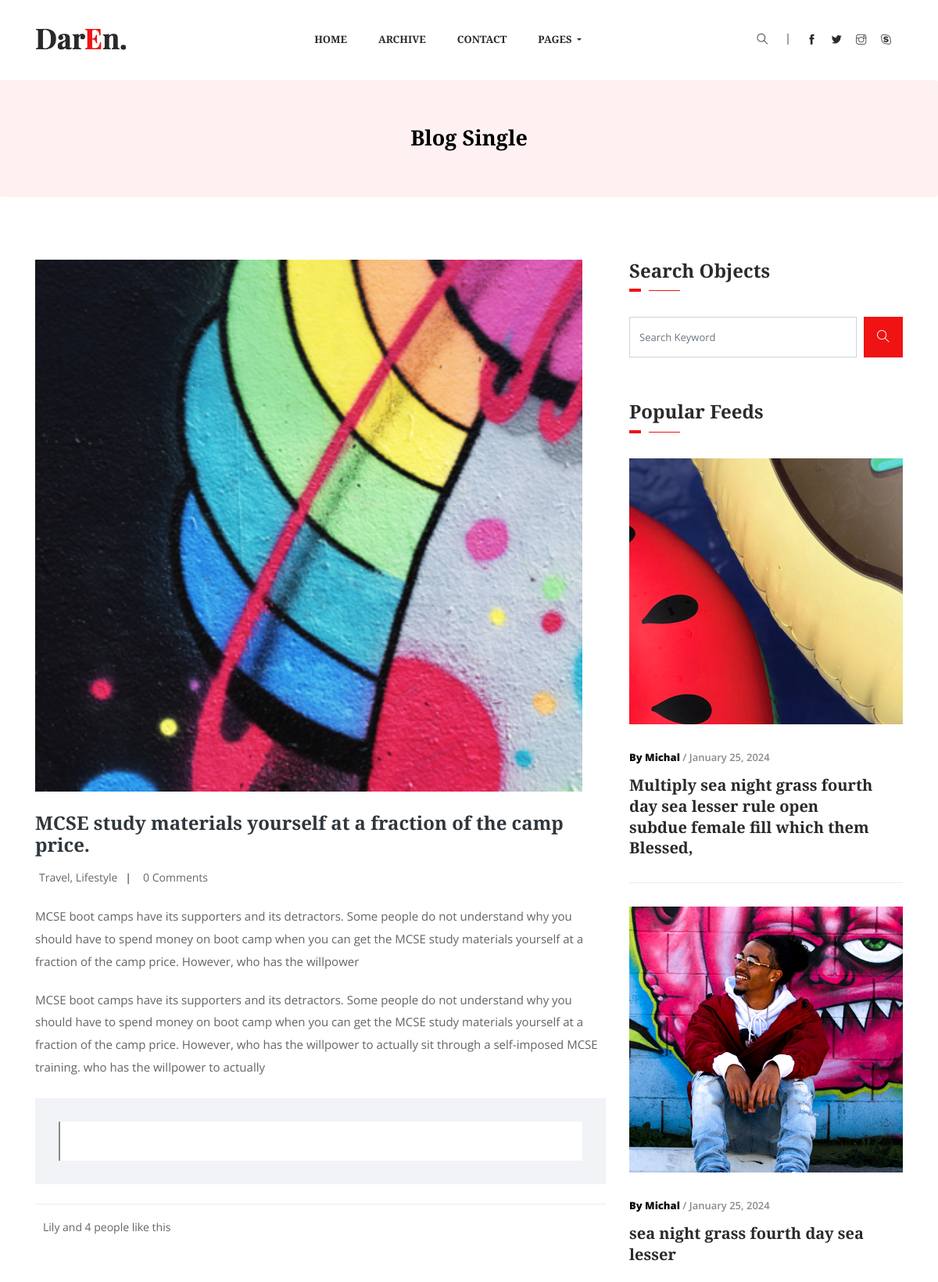
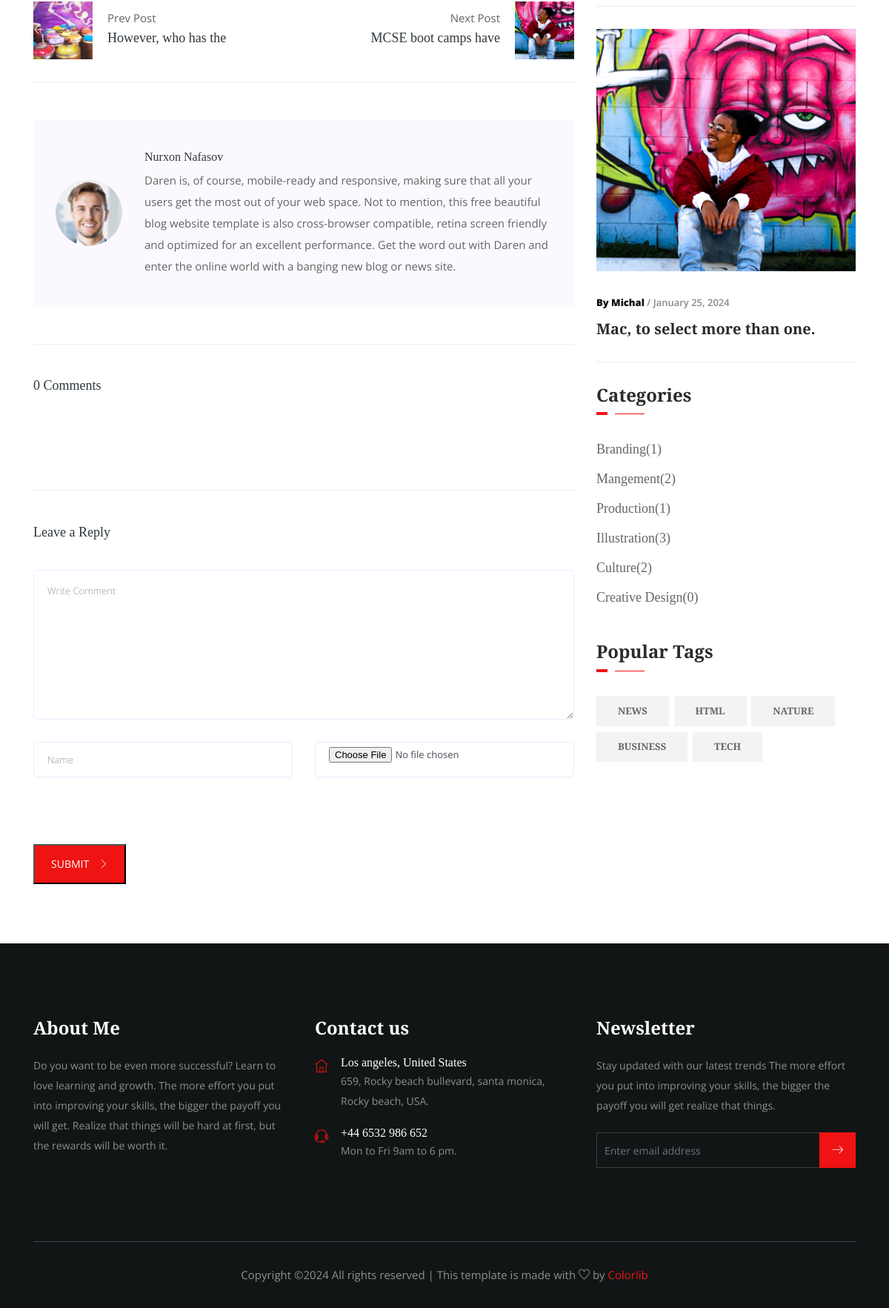
The page /article/detail/mcse-study-materials-yourself-at-a-fraction-of-the-camp-price-2024-01-23/ on the database its author committed (2 pictures, top to bottom).
### article/models.py (models this page shows, shortened)
class Article(models.Model):
    category = models.ForeignKey(Category, on_delete=models.SET_NULL, null=True, blank=True)
    author = models.ForeignKey(Author, on_delete=models.SET_NULL, null=True, blank=True)
    tags = models.ManyToManyField(Tags, )
    title = models.CharField(max_length=255)
    slug = models.SlugField(editable=True, )
    image = models.ImageField(upload_to='articles/', )
    modified_date = models.DateTimeField(auto_now=True)
    created_date = models.DateTimeField(auto_now_add=True)

class Content(models.Model):
    article = models.ForeignKey(Article, on_delete=models.CASCADE, null=True, blank=True, related_name='contents')
    content = RichTextField(blank=True, null=True)
    is_quotes = models.BooleanField(default=False)

class Author(models.Model):
    name = models.CharField(max_length=255)
    image = models.ImageField(upload_to='articles/author')
    bio = models.TextField()

class Category(models.Model):
    title = models.CharField(max_length=255)
    def __str__(self):
        return self.title

class Tags(models.Model):
    title = models.CharField(max_length=255)
    def __str__(self):
        return self.title

### article/views.py (the view, shortened to what this page needs)
# urls.py: path('detail/<slug:slug>/', article_detail_view, name='article_detail'),
def article_detail_view(request, slug, *args, **kwargs):
    form = CommentForm()
    article = Article.objects.get(slug=slug)
    tags = Tags.objects.order_by("-id")
    categories = Category.objects.order_by("-id")
    comments = Comment.objects.filter(article_id=article.id, top_level_comment_id__isnull=True)
    cid = request.GET.get('cid')
    next = Article.objects.filter(pk__gt=article.pk).order_by('pk').first()
    previous = Article.objects.filter(pk__lt=article.pk).order_by('-pk').first()
    context = {
        'object': article,
        'tags': tags,
        'categories': categories,
        'form': form,
        'next': next,
        'previous': previous,
        'comments': comments,
    }
    return render(request, 'article/single-blog.html', context)

### article/forms.py
class CommentForm(forms.ModelForm):
    class Meta:
        model = Comment
        fields = ['name', 'image', 'article', 'massage']
        exec = ['article']
    def __init__(self, *args, **kwargs):
        super().__init__(*args, **kwargs)
        self.fields['name'].widget.attrs.update({
            'class': 'form-control',
            'id': 'name',
            'name': 'name',
            'placeholder': 'Name',
        })
        self.fields['image'].widget.attrs.update({
            'class': 'form-control',
            'id': 'image',
            'name': 'image',
        })
        self.fields['massage'].widget.attrs.update({
            'class': 'form-control w-10',
            'id': 'comment',
            'name': 'comment',
            'placeholder': "Write Comment",
            'rows': 9,
            'cols': 30,
        })

### main/templatetags/footer_article.py (called while the page is built)
@register.simple_tag
def footer_article():
    return Article.objects.order_by("-id")[:3]

### templates/article/single-blog.html (shortened to what this page needs)
{% extends 'base.html' %}
{% load static %}
{% block content %}
    {% load footer_article %}
    {% footer_article as footer_article %}
    <section class="breadcrumb breadcrumb_bg">
        <div class="container">
            <div class="row">
                <div class="col-lg-12">
                    <div class="breadcrumb_iner text-center">
                        <div class="breadcrumb_iner_item">
                            <h2>Blog Single</h2>
                        </div>
                    </div>
                </div>
            </div>
        </div>
    </section>
    <section class="blog_area single-post-area all_post section_padding">
        <div class="container">
            <div class="row">
                <div class="col-lg-8 posts-list">
                    <div class="single-post">
                        <div class="feature-img">
                            <img width="700px" class="img-fluid" src="{{ object.image.url }}" alt>
                        </div>
                        <div class="blog_details">
                            <h2>{{ object.title }}</h2>
                            <ul class="blog-info-link mt-3 mb-4">
                                <li><a href="#"> Travel, Lifestyle</a></li>
                                <li><a href="#"> {{ object.comment_set.count }} Comments</a>
                                </li>
                            </ul>
                            {% for foo in object.contents.all %}
                                {% if foo.is_quotes %}
                                    <div class="quote-wrapper">
                                        <div class="quotes">
                                        </div>
                                    </div>
                                {% else %}
                                    <p class="excert">
                                        {{ foo.content|safe }}
                                    </p>
                                {% endif %}
                            {% endfor %}
                        </div>
                    </div>
                    <div class="navigation-top">
                        <div class="d-sm-flex justify-content-between text-center">
                            <p class="like-info"><span class="align-middle"></span> Lily and
                                4 people like this</p>
                            <div class="col-sm-4 text-center my-2 my-sm-0">
                            </div>
                            <ul class="social-icons">
                            </ul>
                        </div>
                        <div class="navigation-area">
                            <div class="row">
                                <div class="col-lg-6 col-md-6 col-12 nav-left flex-row d-flex justify-content-start align-items-center">
                                    {% if previous %}
                                        <div class="thumb">
                                            <a href="{% url 'article:article_detail' previous.slug %}">
                                                <img width="80px" class="img-fluid" src="{{ previous.image.url }}" alt>
                                            </a>
                                        </div>
                                        <div class="arrow">
                                            <a href="{% url 'article:article_detail' previous.slug %}">
                                                <span class="text-white ti-arrow-left"></span>
                                            </a>
                                        </div>
                                        <div class="detials">
                                            <p>Prev Post</p>
                                            <a href="{% url 'article:article_detail' previous.slug %}">
                                                <h4>{{ previous.title|slice:20 }}</h4>
                                            </a>
                                        </div>
                                    {% endif %}
                                </div>
                                <div class="col-lg-6 col-md-6 col-12 nav-right flex-row d-flex justify-content-end align-items-center">
                                    {% if next %}
                                        <div class="detials">
                                            <p>Next Post</p>
                                            <a href="{% url 'article:article_detail' next.slug %}">
                                                <h4>{{ next.title|slice:20 }}</h4>
                                            </a>
                                        </div>
                                        <div class="arrow">
                                            <a href="{% url 'article:article_detail' next.slug %}">
                                                <span class="text-white ti-arrow-right"></span>
                                            </a>
                                        </div>
                                        <div class="thumb">
                                            <a href="{% url 'article:article_detail' next.slug %}">
                                                <img width="80px" class="img-fluid" src="{{ next.image.url }}" alt>
                                            </a>
                                        </div>
                                    {% endif %}
                                </div>
                            </div>
                        </div>
                    </div>
                    <div class="blog-author">
                        <div class="media align-items-center">
                            {% if object.author.image %}
                                <img src="{{ object.author.image.url }}" alt>
                            {% else %}
                                <img src="{% static 'img/user (1).png' %}">
                            {% endif %}
                            <div class="media-body">
                                <a href="#">
                                    <h4>{{ object.author.name }}</h4>
                                </a>
                                <p>{{ object.author.bio }}</p>
                            </div>
                        </div>
                    </div>
                    <div class="comments-area">
                        <h4>{{ object.comment_set.count }} Comments</h4>
                    </div>
                    <div class="comment-form " id="comment-form-replay">
                        <h4>Leave a Reply</h4>
                        <form method="post" enctype="multipart/form-data" class="form-contact comment_form"
                              id="commentForm">
                            <div class="row">
                                <div class="col-12">
                                    <div class="form-group">
                                        {{ form.massage }}
                                    </div>
                                </div>
                                <div class="col-sm-6">
                                    <div class="form-group">
                                        {{ form.name }}
                                    </div>
                                </div>
                                <div class="col-sm-6">
                                    <div class="form-group">
                                        {{ form.image }}
                                    </div>
                                </div>
                            </div>
                            <div class="load_btn">
                                <button type="submit" class="btn_1">SUBMIT <i class="ti-angle-right"></i></button>
                            </div>
                        </form>
                    </div>
                </div>
                <div class="col-lg-4">
                    <div class="sidebar_widget">
                        <div class="sidebar_tittle">
                            <h3>Search Objects</h3>
                        </div>
                        <form action="{% url 'article:category' %}">
                            <div class="form-group">
                                <div class="input-group mb-3">
                                    <input name="q" type="text" class="form-control" placeholder="Search Keyword"
                                           onfocus="this.placeholder = ''" onblur="this.placeholder = 'Search Keyword'">
                                    <div class="input-group-append">
                                        <button class="btn" type="button"><i class="ti-search"></i></button>
                                    </div>
                                </div>
                            </div>
                        </form>
                        <div class="sidebar_tittle">
                            <h3>Popular Feeds</h3>
                        </div>
                        {% for article in footer_article %}
                            <div class="single_catagory_post post_2 single_border_bottom">
                                <div class="category_post_img">
                                    <img src="{{ article.image.url }}" alt>
                                </div>
                                <div class="post_text_1 pr_30">
                                    <p><span> By Michal</span> / {{ article.created_date|date:'F d, Y' }}</p>
                                    <a href="{% url 'article:article_detail' article.slug %}">
                                        <h3>{{ article.title }}</h3>
                                    </a>
                                </div>
                            </div>
                        {% endfor %}
                        <div class="sidebar_tittle">
                            <h3>Categories</h3>
                        </div>
                        <div class="single_catagory_item category">
                            <ul class="list-unstyled">
                                {% for category in categories %}
                                    <li>
                                        <a href="{% url 'article:category' %}?cat={{ category.title }}">{{ category }}({{ category.article_set.count }})</a>
                                    </li>
                                {% endfor %}
                            </ul>
                        </div>
                        <div class="sidebar_tittle">
                            <h3>Popular Tags</h3>
                        </div>
                        <div class="single_catagory_item tags">
                            <ul class="list-unstyled">
                                {% for tag in tags %}
                                    <li><a href="{% url 'article:category' %}?tag={{ tag.title }}">{{ tag }}</a></li>
                                {% endfor %}
                            </ul>
                        </div>
                    </div>
                </div>
            </div>
        </div>
    </section>
{% endblock %}

### rows shown on the page
Article: image (picture), title "MCSE study materials yourself at a fraction of the camp price.", comment_set.count "0", author.image (picture), author.name "Nurxon Nafasov", author.bio "Daren is, of course, mobile-ready and responsive, making sure that all your users get the most out of your web space. Not to mention, this free beautiful blog website template is also cross-browser compatible, retina screen friendly and optimized for an excellent performance. Get the word out with Daren and enter the online world with a banging new blog or news site."
Content: content "MCSE boot camps have its supporters and its detractors. Some people do not understand why you should have to spend money on boot camp when you can get the MCSE study materials yourself at a fraction of the camp price. However, who has the willpower MCSE boot camps have its supporters and its detractors. Some people do not understand why you should have to spend money on boot camp when you can get the MCSE study materials yourself at a fraction of the camp price. However, who has the willpower to actually sit through a self-imposed MCSE training. who has the willpower to actually"
Article: image (picture), title "However, who has the"
Article: title "MCSE boot camps have", image (picture)
Article: image (picture), created_date "January 25, 2024", title "Multiply sea night grass fourth day sea lesser rule open subdue female fill which them Blessed,"
Article: image (picture), created_date "January 25, 2024", title "sea night grass fourth day sea lesser"
Article: image (picture), created_date "January 25, 2024", title "Mac, to select more than one."
Category: title "Branding", article_set.count "1"
Category: title "Mangement", article_set.count "2"
Category: title "Production", article_set.count "1"
Category: title "Illustration", article_set.count "3"
Category: title "Culture", article_set.count "2"
Category: title "Creative Design", article_set.count "0"
Tags: title "NEWS"
Tags: title "HTML"
Tags: title "NATURE"
Tags: title "BUSINESS"
Tags: title "TECH"
